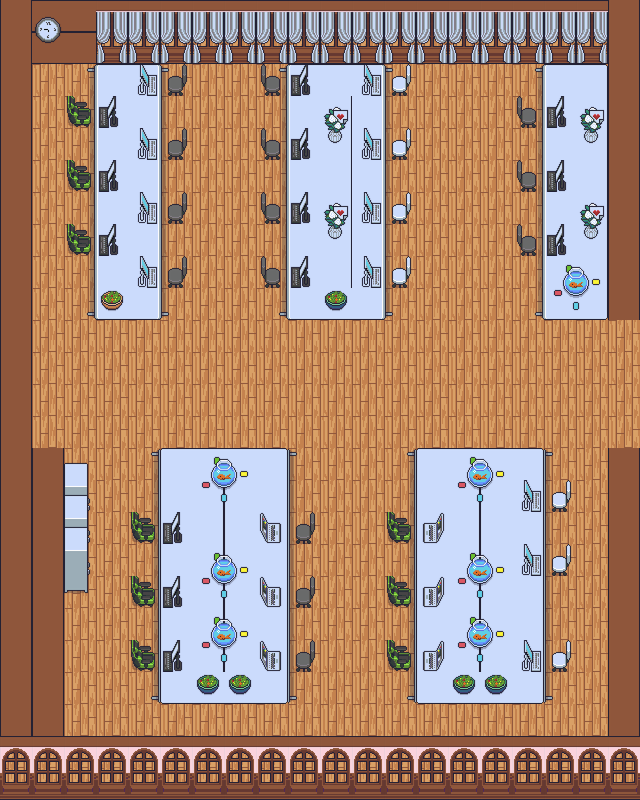

This is a level from a 2D game, rendered from its Tiled map with the project's own tilesets. A one-line summary and the map file follow, with tile-layer data summarised:
An orthogonal 20x25 tile map with 32x32 px tiles, 9 tile layers (Floor, Wall, ItemsPutOnTheFloor, ItemsPutOnTheDesk, ...), 2 tilesets.

<map version="1.8" tiledversion="1.8.5" orientation="orthogonal" renderorder="right-down" width="20" height="25" tilewidth="32" tileheight="32" infinite="0" nextlayerid="10" nextobjectid="1">
 <tileset firstgid="1" source="Icon.tsx" />
 <tileset firstgid="120" source="ImageIcon2.tsx" />
 <layer id="1" name="Floor" width="20" height="25">
  <data>[500 cells, 500 non-empty, 1 distinct tile ids]</data>
 </layer>
 <layer id="2" name="Wall" width="20" height="25">
  <data>[500 cells, 118 non-empty, 5 distinct tile ids]</data>
 </layer>
 <layer id="3" name="ItemsPutOnTheFloor" width="20" height="25">
  <data>[500 cells, 201 non-empty, 10 distinct tile ids]</data>
 </layer>
 <layer id="7" name="ItemsPutOnTheDesk" width="20" height="25">
  <data>[500 cells, 74 non-empty, 14 distinct tile ids]</data>
 </layer>
 <layer id="8" name="Chair" width="20" height="25">
  <data>[500 cells, 32 non-empty, 5 distinct tile ids]</data>
 </layer>
 <layer id="9" name="ItemPutOnTheWall" width="20" height="25">
  <data>[500 cells, 32 non-empty, 2 distinct tile ids]</data>
 </layer>
 <layer id="4" name="Cabinet1" width="20" height="25">
  <data>[500 cells, 3 non-empty, 3 distinct tile ids]</data>
 </layer>
 <layer id="5" name="Cabinet2" width="20" height="25">
  <data>[500 cells, 3 non-empty, 3 distinct tile ids]</data>
 </layer>
 <layer id="6" name="Cabinet3" width="20" height="25">
  <data>[500 cells, 3 non-empty, 3 distinct tile ids]</data>
 </layer>
</map>
